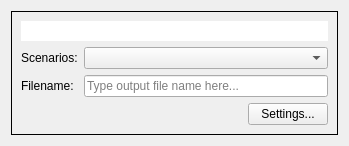
<?xml version="1.0" encoding="UTF-8"?>
<!--
######################################################################################################################
# Copyright (C) 2017-2020 Spine project consortium
# This file is part of Spine Items.
# Spine Items is free software: you can redistribute it and\/or modify it under the terms of the GNU Lesser General
# Public License as published by the Free Software Foundation, either version 3 of the License, or (at your option)
# any later version. This program is distributed in the hope that it will be useful, but WITHOUT ANY WARRANTY;
# without even the implied warranty of MERCHANTABILITY or FITNESS FOR A PARTICULAR PURPOSE. See the GNU Lesser General
# Public License for more details. You should have received a copy of the GNU Lesser General Public License along with
# this program. If not, see <http:\/\/www.gnu.org\/licenses\/>.
######################################################################################################################
-->
<ui version="4.0">
 <class>Form</class>
 <widget class="QWidget" name="Form">
  <property name="geometry">
   <rect>
    <x>0</x>
    <y>0</y>
    <width>349</width>
    <height>146</height>
   </rect>
  </property>
  <property name="windowTitle">
   <string>Form</string>
  </property>
  <layout class="QVBoxLayout" name="verticalLayout_2">
   <item>
    <widget class="QFrame" name="frame">
     <property name="frameShape">
      <enum>QFrame::Box</enum>
     </property>
     <property name="frameShadow">
      <enum>QFrame::Plain</enum>
     </property>
     <layout class="QVBoxLayout" name="verticalLayout">
      <item>
       <widget class="QLineEdit" name="url_field">
        <property name="font">
         <font>
          <weight>75</weight>
          <bold>true</bold>
         </font>
        </property>
        <property name="frame">
         <bool>false</bool>
        </property>
        <property name="readOnly">
         <bool>true</bool>
        </property>
       </widget>
      </item>
      <item>
       <layout class="QFormLayout" name="formLayout">
        <item row="1" column="0">
         <widget class="QLabel" name="file_name_label">
          <property name="text">
           <string>Filename:</string>
          </property>
         </widget>
        </item>
        <item row="1" column="1">
         <widget class="PropertyQLineEdit" name="out_file_name_edit">
          <property name="placeholderText">
           <string>Type output file name here...</string>
          </property>
         </widget>
        </item>
        <item row="0" column="0">
         <widget class="QLabel" name="scenario_label">
          <property name="text">
           <string>Scenarios:</string>
          </property>
         </widget>
        </item>
        <item row="0" column="1">
         <widget class="QComboBox" name="scenario_combo_box">
          <property name="toolTip">
           <string>Select scenario to export.</string>
          </property>
         </widget>
        </item>
       </layout>
      </item>
      <item>
       <layout class="QHBoxLayout" name="horizontalLayout">
        <item>
         <spacer name="horizontalSpacer">
          <property name="orientation">
           <enum>Qt::Horizontal</enum>
          </property>
          <property name="sizeHint" stdset="0">
           <size>
            <width>40</width>
            <height>20</height>
           </size>
          </property>
         </spacer>
        </item>
        <item>
         <widget class="QLabel" name="notification_label">
          <property name="text">
           <string/>
          </property>
          <property name="textFormat">
           <enum>Qt::RichText</enum>
          </property>
         </widget>
        </item>
        <item>
         <widget class="QPushButton" name="settings_button">
          <property name="text">
           <string>Settings...</string>
          </property>
         </widget>
        </item>
       </layout>
      </item>
     </layout>
    </widget>
   </item>
  </layout>
 </widget>
 <customwidgets>
  <customwidget>
   <class>PropertyQLineEdit</class>
   <extends>QLineEdit</extends>
   <header>spine_items/widgets/custom_qlineedits.h</header>
  </customwidget>
 </customwidgets>
 <resources/>
 <connections/>
</ui>
